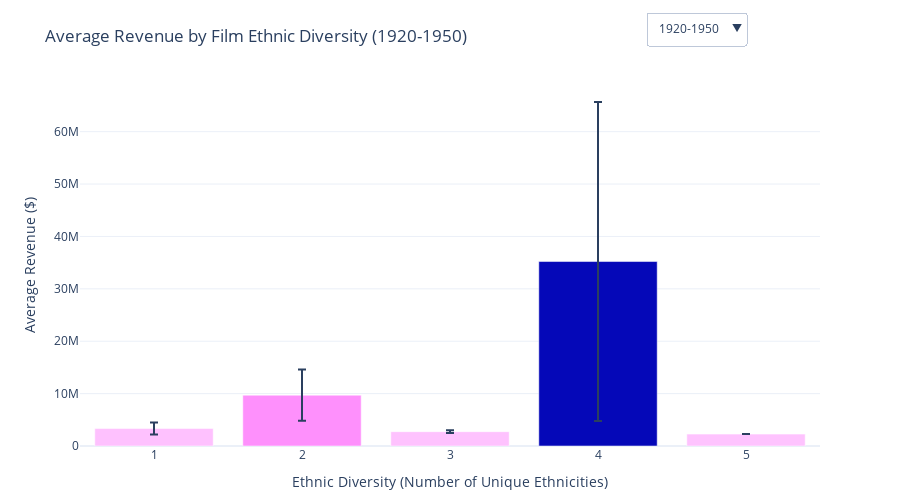

Source (notebook cell):
### Markdown cell above
NOW I TRY TO DO IT IN PLOTY AS REQUIRED WITH THE DIFFERENT TIME PERIODS (We need to decide what to keep)

### Code cell
import plotly.express as px
import plotly.graph_objects as go
import pandas as pd

# Assuming you have a movies DataFrame with 'wikipedia_movie_id' and 'release_year'
df_actors_revenues = pd.merge(df_actors_revenues, df_movies[['wikipedia_movie_id', 'release_year']], on='wikipedia_movie_id', how='left')

# Explode actor_ethnicity to handle multiple values per movie
df_exploded = df_actors_revenues.explode('actor_ethnicity')

# Count unique actors per ethnicity
ethnicity_count = df_exploded.groupby('actor_ethnicity')['actor_name'].nunique().reset_index()
ethnicity_count.columns = ['actor_ethnicity', 'num_actors']

# Filter ethnicities with more than 50 actors
relevant_ethnicities = ethnicity_count[ethnicity_count['num_actors'] > 50]
df_filtered = df_exploded[df_exploded['actor_ethnicity'].isin(relevant_ethnicities['actor_ethnicity'])]

# Calculate diversity per movie
diversity_per_movie = df_filtered.groupby(['wikipedia_movie_id', 'box_office_revenue', 'release_year'])['actor_ethnicity'].nunique().reset_index()
diversity_per_movie.columns = ['wikipedia_movie_id', 'box_office_revenue', 'release_year', 'diversity']

# Define time periods
def categorize_period(year):
    if year <= 1950:
        return "1920-1950"
    elif year <= 1980:
        return "1950-1980"
    else:
        return "1980-Now"

# Add time period column
diversity_per_movie['time_period'] = diversity_per_movie['release_year'].apply(categorize_period)

# Initialize storage for period-specific data
data_by_period = {}

# Process each time period
for period in ["1920-1950", "1950-1980", "1980-Now"]:
    # Filter movies by time period
    filtered_movies = diversity_per_movie[diversity_per_movie['time_period'] == period]
    
    # Calculate revenue per diversity level
    revenue_per_diversity = filtered_movies.groupby('diversity')['box_office_revenue'].agg(['mean', 'sem']).reset_index()
    
    # Store the data for this period
    data_by_period[period] = revenue_per_diversity

# Create the base figure for the first period ("1920-1950")
initial_period = "1920-1950"
color_scale = px.colors.sequential.Plotly3[::-1]  # Use a sequential color scale
fig = px.bar(
    data_by_period[initial_period],
    x='diversity',
    y='mean',
    error_y='sem',  # Add error bars for standard error
    color='mean',   # Color bars based on mean revenue
    color_continuous_scale=color_scale,
    title=f'Average Revenue by Film Ethnic Diversity ({initial_period})',
    labels={'diversity': 'Ethnic Diversity (Number of Unique Ethnicities)', 'mean': 'Average Revenue ($)'}
)

# Customize layout
fig.update_layout(
    xaxis_title="Ethnic Diversity (Number of Unique Ethnicities)",
    yaxis_title="Average Revenue ($)",
    template="plotly_white",  # Clean background template
    coloraxis_showscale=False,  # Hide the color scale legend
    height=500,  # Adjust height of the chart
    margin=dict(t=50, b=50)  # Add margins for better spacing
)

# Add dropdown menu for time period selection
dropdown_buttons = [
    dict(
        label=period,
        method="update",
        args=[
            {"x": [data_by_period[period]['diversity']],
             "y": [data_by_period[period]['mean']],
             "error_y.array": [data_by_period[period]['sem']],
             'marker': {'color': data_by_period[period]['mean'], 'colorscale': color_scale}},
            {"title": f"Average Revenue by Film Ethnic Diversity ({period})"}
        ]
    )
    for period in data_by_period.keys()
]

fig.update_layout(
    updatemenus=[
        dict(
            buttons=dropdown_buttons,
            direction="down",
            showactive=True,
            x=0.9,  # Move dropdown to the top-right corner
            xanchor="right",
            y=1.2,  # Above the chart
            yanchor="top"
        )
    ]
)

# Show the chart
fig.show()

# Save the chart as an HTML file
fig.write_html("assets/ploty-img/revenue_ethnic_diversity_periods.html")

### Figure 1 — Plotly figure (JSON) as saved in the notebook; plotly's stock layout.template omitted (floating-point values rounded to 4 significant figures)
{"data": [{"alignmentgroup": "True", "error_y": {"array": [1149000.0, 4904000.0, 252900.0, 30430000.0, null]}, "hovertemplate": "Ethnic Diversity (Number of Unique Ethnicities)=%{x}<br>Average Revenue ($)=%{marker.color}<extra></extra>", "legendgroup": "", "marker": {"color": [3333000.0, 9705000.0, 2734000.0, 35210000.0, 2270000], "coloraxis": "coloraxis", "pattern": {"shape": ""}}, "name": "", "offsetgroup": "", "orientation": "v", "showlegend": false, "textposition": "auto", "type": "bar", "x": [1, 2, 3, 4, 5], "xaxis": "x", "y": [3333000.0, 9705000.0, 2734000.0, 35210000.0, 2270000], "yaxis": "y"}], "layout": {"barmode": "relative", "coloraxis": {"colorbar": {"title": {"text": "Average Revenue ($)"}}, "colorscale": [[0, "#fec3fe"], [0.08333, "#febefe"], [0.1667, "#fea5fd"], [0.25, "#fe88fc"], [0.3333, "#fc67fd"], [0.4167, "#f246fe"], [0.5, "#dd2bfd"], [0.5833, "#bf1cfd"], [0.6667, "#981cfd"], [0.75, "#6b1cfb"], [0.8333, "#3c19f0"], [0.9167, "#1910d8"], [1, "#0508b8"]], "showscale": false}, "height": 500, "legend": {"tracegroupgap": 0}, "margin": {"b": 50, "t": 50}, "title": {"text": "Average Revenue by Film Ethnic Diversity (1920-1950)"}, "updatemenus": [{"buttons": [{"args": [{"error_y.array": [[1149000.0, 4904000.0, 252900.0, 30430000.0, null]], "marker": {"color": [3333000.0, 9705000.0, 2734000.0, 35210000.0, 2270000], "colorscale": ["#fec3fe", "#febefe", "#fea5fd", "#fe88fc", "#fc67fd", "#f246fe", "#dd2bfd", "#bf1cfd", "#981cfd", "#6b1cfb", "#3c19f0", "#1910d8", "#0508b8"]}, "x": [[1, 2, 3, 4, 5]], "y": [[3333000.0, 9705000.0, 2734000.0, 35210000.0, 2270000]]}, {"title": "Average Revenue by Film Ethnic Diversity (1920-1950)"}], "label": "1920-1950", "method": "update"}, {"args": [{"error_y.array": [[1511000.0, 2049000.0, 3169000.0, 9430000.0, 8869000.0, 33090000.0, 6615000.0]], "marker": {"color": [11090000.0, 16130000.0, 25750000.0, 46090000.0, 52810000.0, 74640000.0, 19850000.0], "colorscale": ["#fec3fe", "#febefe", "#fea5fd", "#fe88fc", "#fc67fd", "#f246fe", "#dd2bfd", "#bf1cfd", "#981cfd", "#6b1cfb", "#3c19f0", "#1910d8", "#0508b8"]}, "x": [[1, 2, 3, 4, 5, 6, 7]], "y": [[11090000.0, 16130000.0, 25750000.0, 46090000.0, 52810000.0, 74640000.0, 19850000.0]]}, {"title": "Average Revenue by Film Ethnic Diversity (1950-1980)"}], "label": "1950-1980", "method": "update"}, {"args": [{"error_y.array": [[1445000.0, 2555000.0, 3027000.0, 4540000.0, 4949000.0, 7090000.0, 17950000.0, 28570000.0, 44440000.0, 120500000.0]], "marker": {"color": [18770000.0, 35780000.0, 49840000.0, 71630000.0, 93010000.0, 101200000.0, 170000000.0, 148200000.0, 188800000.0, 483100000.0], "colorscale": ["#fec3fe", "#febefe", "#fea5fd", "#fe88fc", "#fc67fd", "#f246fe", "#dd2bfd", "#bf1cfd", "#981cfd", "#6b1cfb", "#3c19f0", "#1910d8", "#0508b8"]}, "x": [[1, 2, 3, 4, 5, 6, 7, 8, 9, 10]], "y": [[18770000.0, 35780000.0, 49840000.0, 71630000.0, 93010000.0, 101200000.0, 170000000.0, 148200000.0, 188800000.0, 483100000.0]]}, {"title": "Average Revenue by Film Ethnic Diversity (1980-Now)"}], "label": "1980-Now", "method": "update"}], "direction": "down", "showactive": true, "x": 0.9, "xanchor": "right", "y": 1.2, "yanchor": "top"}], "xaxis": {"anchor": "y", "domain": [0, 1], "title": {"text": "Ethnic Diversity (Number of Unique Ethnicities)"}}, "yaxis": {"anchor": "x", "domain": [0, 1], "title": {"text": "Average Revenue ($)"}}}}
